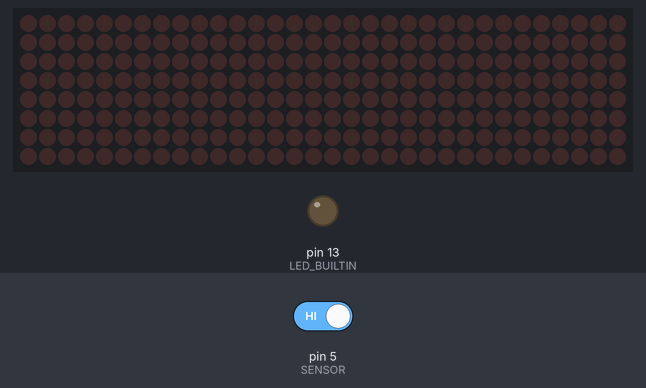
Bench run of a program on a simulated Arduino Leonardo, built with avr-gcc and run on an emulated ATmega32U4. On the bench: 32×8 LED matrix, output pins drawn as LEDs (lit = HIGH). Inputs (shaded band) come from the test bench; at power-on: pin 5 (SENSOR) HIGH.

Above: at 1.2 s.
1.3 s: pin 5 (SENSOR) driven LOW
At 1.38 s:
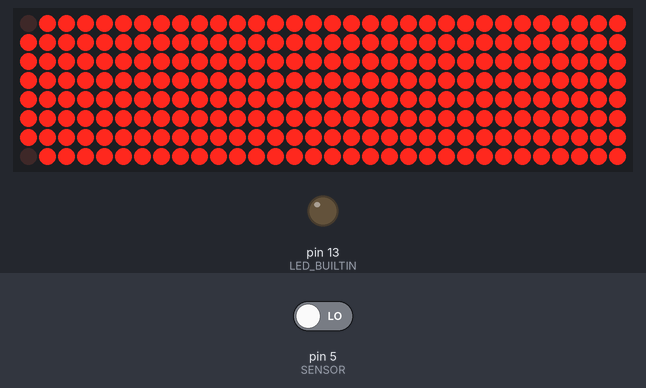
At 1.85 s:
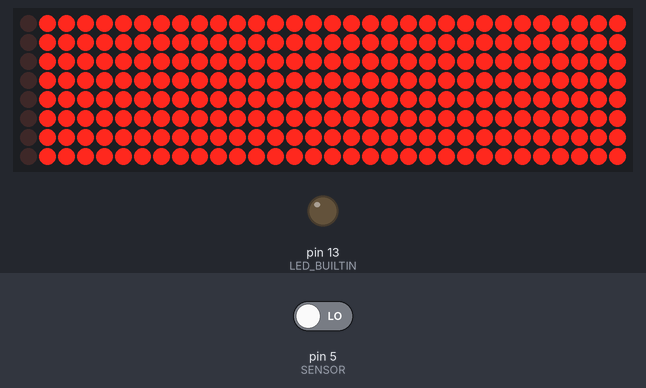

The program:

main.cpp
```cpp
#include <Arduino.h>
#include "MD_Parola.h"

#if  DEBUG
#define PRINT(s, x) { Serial.print(F(s)); Serial.print(x); }
#define PRINTS(x) Serial.print(F(x))
#define PRINTD(x) Serial.println(x, DEC)

#else
#define PRINT(s, x)
#define PRINTS(x)
#define PRINTD(x)

#endif

// #define HARDWARE_TYPE MD_MAX72XX::FC16_HW
#define HARDWARE_TYPE MD_MAX72XX::ICSTATION_HW

#define CLK_PIN   2  // or SCK
#define CS_PIN    3  // or SS
#define DATA_PIN  4  // or MOSI
#define SENSOR    5   // Sharp sensor

#define MAX_DEVICES	4

MD_MAX72XX mx = MD_MAX72XX(HARDWARE_TYPE, DATA_PIN, CLK_PIN, CS_PIN, MAX_DEVICES);

void countdown() {
  uint8_t maxCols = mx.getColumnCount();
  unsigned long tick = 20000 / (maxCols * 4);
  for (uint8_t col=0; col<maxCols; col++) {
    mx.setColumn(col, 0xff);
  }
  for (uint8_t col=0; col<maxCols; col++) {
    mx.setColumn(maxCols-col-1, 0x7e);
    delay(tick);
    mx.setColumn(maxCols-col-1, 0x3c);
    delay(tick);
    mx.setColumn(maxCols-col-1, 0x18);
    delay(tick);
    mx.setColumn(maxCols-col-1, 0x00);
    delay(tick);
  }
}

bool checkPresence() {
  return digitalRead(SENSOR) == LOW;
}

void setup() {
  pinMode(LED_BUILTIN, OUTPUT);
  pinMode(SENSOR, INPUT);
  mx.begin();
  mx.clear();
  Serial.begin(9600);
}

void loop() {
  delay(1);
  if (checkPresence()) {
    countdown();
  }
}
```

Measured:
- after the input at 1.3 s, the display: changes at once (image 1)
